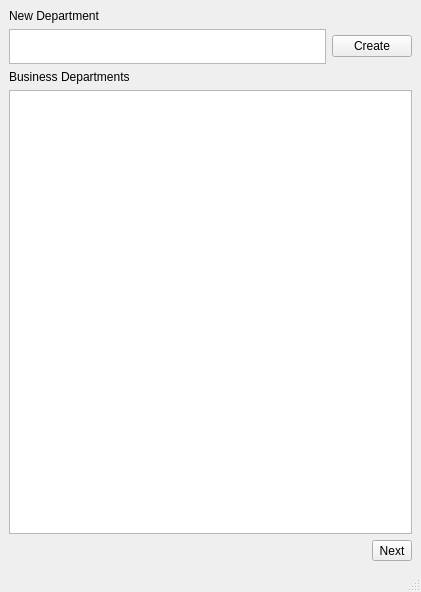
<?xml version="1.0" encoding="UTF-8"?>
<ui version="4.0">
 <class>MainWindow</class>
 <widget class="QMainWindow" name="MainWindow">
  <property name="geometry">
   <rect>
    <x>0</x>
    <y>0</y>
    <width>421</width>
    <height>592</height>
   </rect>
  </property>
  <property name="windowTitle">
   <string>Department Creation</string>
  </property>
  <widget class="QWidget" name="centralwidget">
   <layout class="QVBoxLayout" name="verticalLayout">
    <item>
     <widget class="QLabel" name="label_2">
      <property name="text">
       <string>New Department</string>
      </property>
     </widget>
    </item>
    <item>
     <layout class="QHBoxLayout" name="horizontalLayout">
      <item>
       <widget class="QTextEdit" name="department_field">
        <property name="maximumSize">
         <size>
          <width>16777215</width>
          <height>35</height>
         </size>
        </property>
       </widget>
      </item>
      <item>
       <widget class="QPushButton" name="create_button">
        <property name="text">
         <string>Create</string>
        </property>
       </widget>
      </item>
     </layout>
    </item>
    <item>
     <widget class="QLabel" name="label">
      <property name="text">
       <string>Business Departments</string>
      </property>
     </widget>
    </item>
    <item>
     <widget class="QListWidget" name="departments_list"/>
    </item>
    <item alignment="Qt::AlignmentFlag::AlignRight">
     <widget class="QToolButton" name="next_button">
      <property name="text">
       <string>Next</string>
      </property>
     </widget>
    </item>
   </layout>
  </widget>
  <widget class="QMenuBar" name="menubar">
   <property name="geometry">
    <rect>
     <x>0</x>
     <y>0</y>
     <width>421</width>
     <height>30</height>
    </rect>
   </property>
  </widget>
  <widget class="QStatusBar" name="statusbar"/>
 </widget>
 <resources/>
 <connections/>
</ui>
